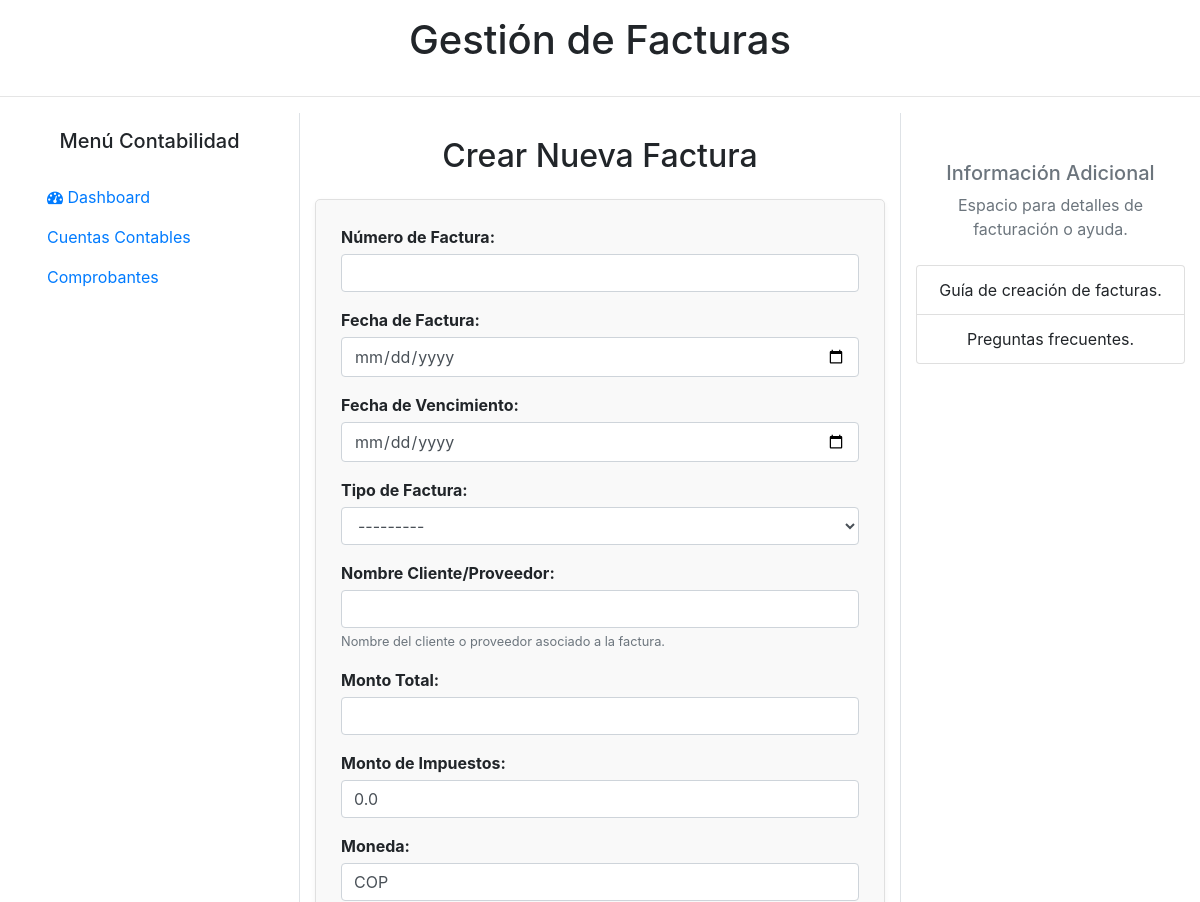
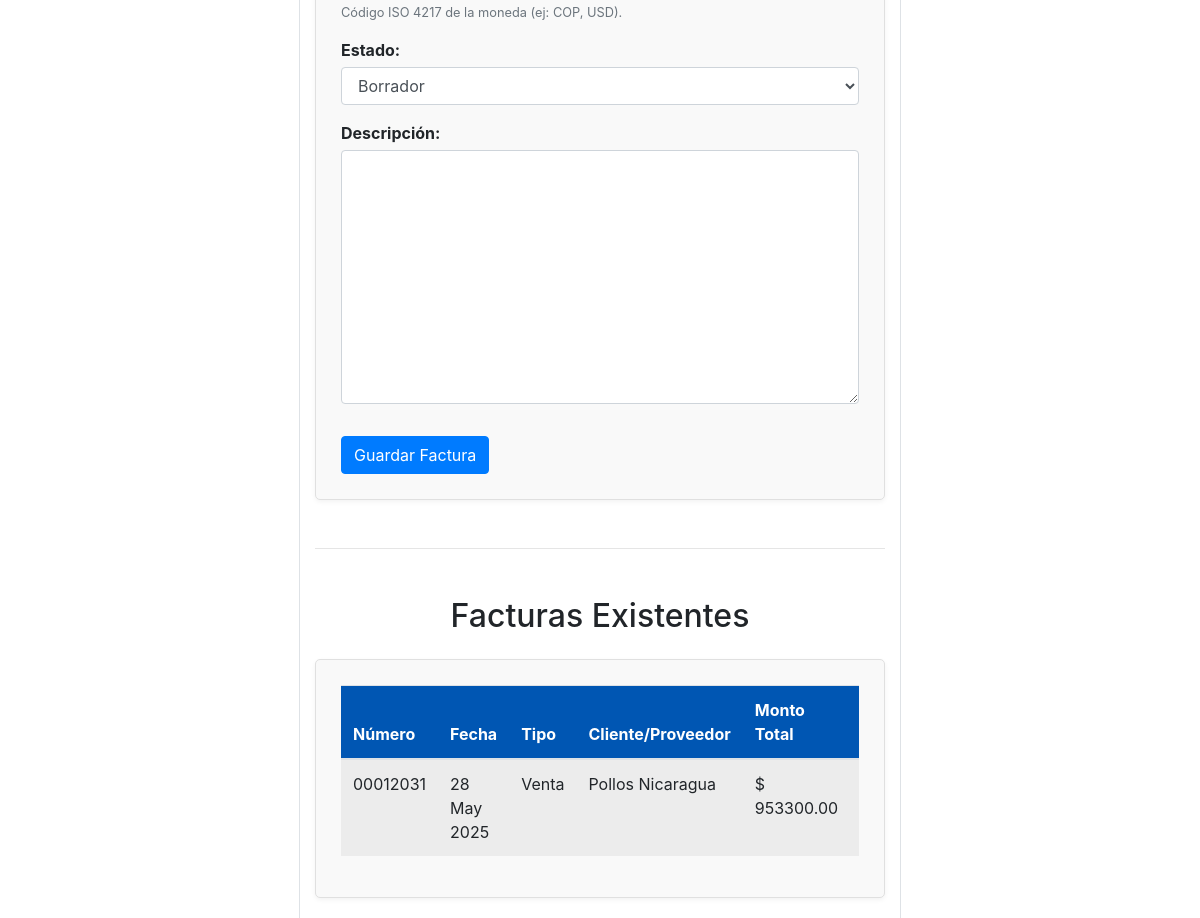
Page /facturas/ on the committed database (2 pictures, top to bottom).
### contabilidad/models.py (models this page shows, shortened)
class Factura(models.Model):
    class TipoFactura(models.TextChoices):
        VENTA = 'VENTA', _('Venta')
        COMPRA = 'COMPRA', _('Compra')
    class EstadoFactura(models.TextChoices):
        BORRADOR = 'BORRADOR', _('Borrador')
        EMITIDA = 'EMITIDA', _('Emitida')
        PAGADA = 'PAGADA', _('Pagada')
        PAGADA_PARCIALMENTE = 'PAGADA_PARCIALMENTE', _('Pagada Parcialmente')
        ANULADA = 'ANULADA', _('Anulada')
    id = models.AutoField(primary_key=True)
    numero_factura = models.CharField(
        max_length=50,
        unique=True,
        verbose_name="Número de Factura"
    )
    fecha_factura = models.DateField(
        verbose_name="Fecha de Factura"
    )
    fecha_vencimiento = models.DateField(
        verbose_name="Fecha de Vencimiento",
        blank=True,
        null=True
    )
    tipo_factura = models.CharField(
        max_length=20,
        choices=TipoFactura.choices,
        verbose_name="Tipo de Factura"
    )
    nombre_cliente_proveedor = models.CharField(
        max_length=200,
        blank=True,
        null=True,
        verbose_name="Nombre Cliente/Proveedor",
        help_text="Nombre del cliente o proveedor asociado a la factura."
    )
    monto_total = models.DecimalField(
        max_digits=18,
        decimal_places=2,
        verbose_name="Monto Total"
    )
    monto_impuestos = models.DecimalField(
        max_digits=18,
        decimal_places=2,
        default=0.00,
        verbose_name="Monto Impuestos"
    )
    moneda = models.CharField(
        max_length=3,
        default='COP',
        verbose_name="Moneda",
        help_text="Código ISO 4217 de la moneda (ej: COP, USD)."
    )
    estado = models.CharField(
        max_length=20,
        choices=EstadoFactura.choices,
        default=EstadoFactura.BORRADOR,
        verbose_name="Estado de Factura"
    )
    descripcion = models.TextField(
        blank=True,
        null=True,
        verbose_name="Descripción"
    )
    comprobante_maestro = models.OneToOneField(
        'ComprobanteMaestro',
        on_delete=models.SET_NULL,
        null=True,
        blank=True,
        related_name='factura_asociada',
        verbose_name="Comprobante Contable Asociado",
        help_text="Comprobante contable generado a partir de esta factura."
    )
    fecha_creacion = models.DateTimeField(auto_now_add=True)
    fecha_actualizacion = models.DateTimeField(auto_now=True)
    class Meta:
        verbose_name = "Factura"
        verbose_name_plural = "Facturas"
        ordering = ['-fecha_factura', '-numero_factura']

### contabilidad/views.py (the view)
# urls.py: path('facturas/', views.gestion_facturas, name='GestionFacturas'),
def gestion_facturas(request):
    if request.method == 'POST':
        form = FacturaForm(request.POST)
        if form.is_valid():
            form.save()
            messages.success(request, '¡Factura creada exitosamente!')
            return redirect('GestionFacturas')
        else:
            messages.error(request, 'Hubo un error al crear la factura. Por favor, revisa los datos.')
    else:
        form = FacturaForm()
    facturas = Factura.objects.all()
    context = {
        'form': form,
        'facturas': facturas,
    }
    return render(request, 'contabilidad/gestion_facturas.html', context)

### contabilidad/templates/contabilidad/gestion_facturas.html (shortened to what this page needs)
<!DOCTYPE html>
<html lang="es">
<head>
    <link rel="stylesheet" href="https://maxcdn.bootstrapcdn.com/bootstrap/4.0.0-beta/css/bootstrap.min.css"
>
    <link rel="stylesheet" href="https://cdnjs.cloudflare.com/ajax/libs/font-awesome/4.5.0/css/font-awesome.min.css">
</head>
<body>
    <h1 class="text-center p-3">Gestión de Facturas</h1>
    <hr>
    <div class="container-fluid">
        <div class="row vh-100">
            <div class="col-md-3 border-right">
                <h5 class="text-center mt-3">Menú Contabilidad</h5>
                <ul class="nav flex-column px-3 mt-4">
                    <li class="nav-item">
                        <a class="nav-link" href="{% url 'Index' %}">
                            <i class="fa fa-dashboard"></i> Dashboard
                        </a>
                    </li>
                    <li class="nav-item">
                        <a class="nav-link d-flex justify-content-between align-items-center" data-toggle="collapse"
                            href="{% url 'CuentasContables' %}" role="button" aria-expanded="false">
                            Cuentas Contables
                        </a>
                    </li>
                    <li class="nav-item">
                        <a class="nav-link d-flex justify-content-between align-items-center" data-toggle="collapse"
                            href="{% url 'GestionComprobantes' %}" role="button" aria-expanded="false">
                            Comprobantes
                        </a>
                    </li>
                </ul>
            </div>
            <div class="col-md-6 text-center">
                <h2 class="mt-4 mb-4">Crear Nueva Factura</h2>
                <div class="form-section">
                    <form method="post">
                        {% csrf_token %} {% for field in form %}
                            <div class="form-group">
                                {{ field.label_tag }}
                                {{ field }}
                                {% if field.help_text %}
                                    <small class="form-text text-muted">{{ field.help_text }}</small>
                                {% endif %}
                            </div>
                        {% endfor %}
                        <button type="submit" class="btn btn-primary mt-3">Guardar Factura</button>
                    </form>
                </div>
                <hr class="mt-5 mb-5">
                <h2 class="mt-4 mb-4">Facturas Existentes</h2>
                <div class="list-section">
                    {% if facturas %}
                        <div class="table-responsive">
                            <table class="table table-striped table-hover">
                                <thead>
                                    <tr>
                                        <th>Número</th>
                                        <th>Fecha</th>
                                        <th>Tipo</th>
                                        <th>Cliente/Proveedor</th>
                                        <th>Monto Total</th>
                                        <th>Estado</th>
                                    </tr>
                                </thead>
                                <tbody>
                                    {% for factura in facturas %}
                                    <tr>
                                        <td>{{ factura.numero_factura }}</td>
                                        <td>{{ factura.fecha_factura|date:"d M Y" }}</td>
                                        <td>{{ factura.get_tipo_factura_display }}</td>
                                        <td>{{ factura.nombre_cliente_proveedor }}</td>
                                        <td>$ {{ factura.monto_total|floatformat:2 }}</td>
                                        <td>
                                        </td>
                                    </tr>
                                    {% endfor %}
                                </tbody>
                            </table>
                        </div>
                    {% else %}
                        <p class="text-muted">No hay facturas registradas todavía.</p>
                    {% endif %}
                </div>
            </div>
            <div class="col-md-3 border-left text-center">
                <h5 class="mt-5 text-muted">Información Adicional</h5>
                <p class="text-muted">Espacio para detalles de facturación o ayuda.</p>
                <ul class="list-group mt-4">
                    <li class="list-group-item">Guía de creación de facturas.</li>
                    <li class="list-group-item">Preguntas frecuentes.</li>
                </ul>
            </div>
        </div>
    </div>
</body>
</html>

### contabilidad/templates/contabilidad/gestion_facturas.html (style rules this page uses)
.vh-100 { height: 100vh; }
.border-right { border-right: 1px solid #ccc; }
.border-left { border-left: 1px solid #ccc; }
.nav-link { cursor: pointer; }
.form-section, .list-section { background-color: #f9f9f9; border: 1px solid #e0e0e0; border-radius: 5px; padding: 25px; margin-bottom: 20px; box-shadow: 0 2px 5px rgba(0,0,0,0.05); text-align: left; }
.table thead th { background-color: #0056b3; color: white; }
.form-group label { font-weight: bold; margin-bottom: 5px; }

### rows in the picture
Factura: numero_factura "00012031", fecha_factura "28 May 2025", tipo_factura "Venta", nombre_cliente_proveedor "Pollos Nicaragua", monto_total "953300.00"

### other values in the picture
{{ field.label_tag }} "Número de Factura:" "Fecha de Factura:" "Fecha de Vencimiento:" "Tipo de Factura:" "Nombre Cliente/Proveedor:" "Monto Total:" "Monto de Impuestos:" "Moneda:" "Estado:" "Descripción:"
{{ field.help_text }} "Nombre del cliente o proveedor asociado a la factura." "Código ISO 4217 de la moneda (ej: COP, USD)."
